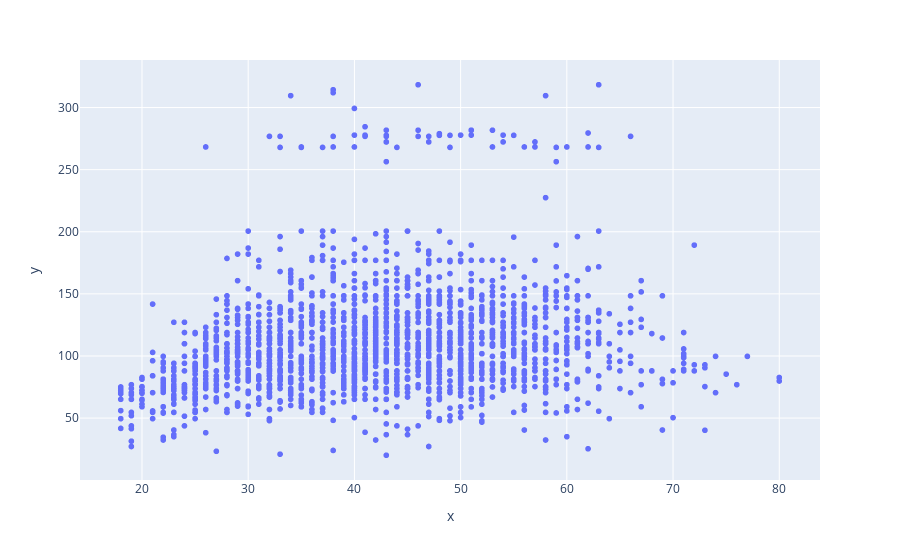

The cell this chart's notebook holds for it:
### Code cell
data_x = data["age"]
data_y = data["wage"]

# Dividing data into train and validation dataset
from sklearn.model_selection import train_test_split
train_x, valid_x, train_y, valid_y = train_test_split(data_x, data_y, test_size=0.33, random_state=1)

# visualize relationship between age and wage
fig = px.scatter(x=train_x, y=train_y)
fig.show()

### Figure 1 — Plotly figure (JSON) as saved in the notebook; plotly's stock layout.template omitted (floating-point values rounded to 4 significant figures; data arrays with more than 128 entries replaced by an {"elided": "..."} marker saying what was removed)
{"data": [{"hovertemplate": "x=%{x}<br>y=%{y}<extra></extra>", "legendgroup": "", "marker": {"color": "#636efa", "symbol": "circle"}, "mode": "markers", "name": "", "showlegend": false, "type": "scattergl", "x": {"elided": "2010 int values"}, "xaxis": "x", "y": {"elided": "2010 float values"}, "yaxis": "y"}], "layout": {"legend": {"tracegroupgap": 0}, "margin": {"t": 60}, "xaxis": {"anchor": "y", "domain": [0, 1], "title": {"text": "x"}}, "yaxis": {"anchor": "x", "domain": [0, 1], "title": {"text": "y"}}}}
